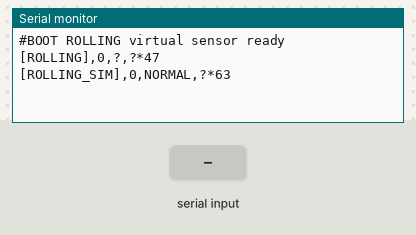
The sketch below on a simulated Arduino Uno, built with avr-gcc and run on an emulated ATmega328P. Parts: the last lines printed to the serial monitor. The test bench sets the inputs (shaded band).

Above: at 1.2 s.
1.3 s: "SCN 1\n" received over Serial
At 1.51 s:
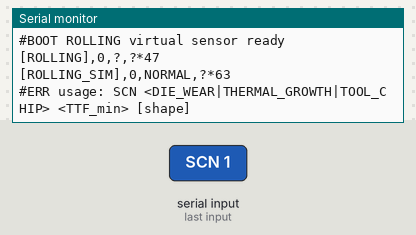
2.8 s: "AUTO 1\n" received over Serial
At 2.96 s:
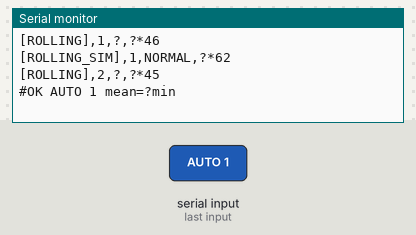
4.3 s: "REPAIR 1\n" received over Serial
At 4.7 s:
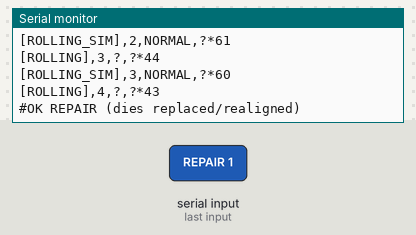
7.3 s: "STATUS 1\n" received over Serial
At 7.8 s:
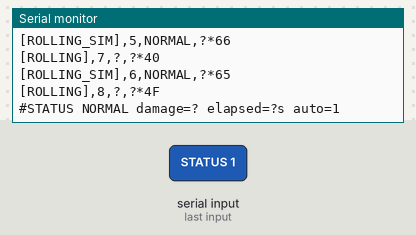
9.5 s: "90 45 200\n" received over Serial
Timing chart, 0 to 12.5 s (numbered marks = the images above; inputs shaded):
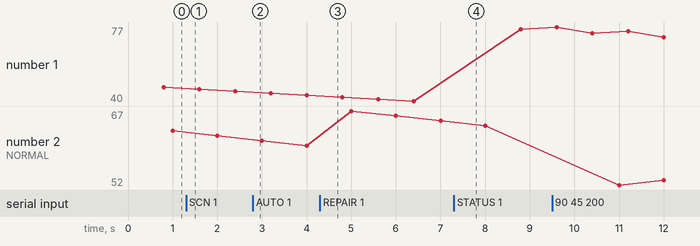

Measured:
- after the input at 1.3 s, the serial monitor: prints a new line at once (image 1)
- after the input at 2.8 s, the serial monitor: prints a new line at once (image 2)
- after the input at 4.3 s, the serial monitor: prints a new line at once (image 3)
- after the input at 7.3 s, the serial monitor: prints a new line at once (image 4)

The sketch:

RollForming_Machine.ino
```cpp
/*
 * 2호기 전조(Thread Rolling) 가상 센서 보드  —  Arduino UNO R4 Minima
 * ---------------------------------------------------------------------------
 * 출력 (부품 1개 = 0.8s 사이클):  [ROLLING],<seq>,<displacement_mm>,<ae_dB>*<XOR-HEX>
 * 진실값 (1Hz)                 :  [ROLLING_SIM],<seq>,<scenario>,<damage>*<XOR-HEX>
 *
 * 물리 모델 (정상)
 *   금형 변위 = 4.000 mm + 열적 변동(느린 AR, ±0.005) + 게이지 잡음(σ0.008)  → 규격 3.95~4.05 내 (Cpk≈1.9)
 *   초음파 AE = 22 dB + 잡음(σ1.8)                                          → 정상 15~30 내
 *
 * 열화 시나리오 (서서히 진행, REPAIR 전까지 회복 없음)
 *   DIE_WEAR        전조 다이스 마모: 성형 깊이 감소 → 변위 하강, D=1 에서 평균 3.95 (미성형)
 *   THERMAL_GROWTH  금형 열팽창/정렬 불량: 변위 상승, D=1 에서 평균 4.05 (과성형)
 *   TOOL_CHIP       다이 치핑/미세균열: AE 기저 상승(D=1 에서 40dB) + AE 히트 버스트 빈도 증가
 *                   → 30~40dB 회색 구간을 거쳐 40 초과 (초음파 불량)
 * 명령: SCN <DIE_WEAR|THERMAL_GROWTH|TOOL_CHIP> <TTF분> [shape] | AUTO <0|1> [분] | REPAIR | STATUS
 */
#include <Arduino.h>

#define CYCLE_MS 800
#define BOARD_TAG "ROLLING"

// ---------------- 공통 유틸 (보드별 스케치에 동일 복사) ----------------
static uint32_t rngState = 2463534242UL;
static inline uint32_t rngNext() { rngState ^= rngState << 13; rngState ^= rngState >> 17; rngState ^= rngState << 5; return rngState; }
static inline float clampf(float v, float lo, float hi) { return v < lo ? lo : (v > hi ? hi : v); }
static inline float urand() { return (rngNext() >> 8) * (1.0f / 16777216.0f); }            // [0,1)
static inline float urandRange(float a, float b) { return a + (b - a) * urand(); }
static float gaussSpare = 0; static bool gaussHasSpare = false;
static float gauss() {                                                                    // N(0,1)
    if (gaussHasSpare) { gaussHasSpare = false; return gaussSpare; }
    float u1 = urand(); if (u1 < 1e-7f) u1 = 1e-7f;
    float u2 = urand();
    float r = sqrtf(-2.0f * logf(u1)), th = 2.0f * (float)PI * u2;
    gaussSpare = r * sinf(th); gaussHasSpare = true;
    return r * cosf(th);
}
static void emitLine(char* body) {                // body + "*CS" + CRLF, 한 번에 출력
    uint8_t cs = 0; for (char* p = body; *p; ++p) cs ^= (uint8_t)*p;
    size_t n = strlen(body);
    snprintf(body + n, 6, "*%02X", cs);
    Serial.println(body);
}
static char cmdBuf[64]; static uint8_t cmdLen = 0;
static bool pollCommand() {
    while (Serial.available() > 0) {
        int c = Serial.read(); if (c < 0) break;
        if (c == '\n' || c == '\r') { if (cmdLen) { cmdBuf[cmdLen] = 0; cmdLen = 0; return true; } }
        else if (cmdLen < sizeof(cmdBuf) - 1) cmdBuf[cmdLen++] = (char)c;
    }
    return false;
}
struct Degradation {
    int   scenario = 0;      // 0 = 정상
    float ttfSec = 0, shape = 2.0f, elapsed = 0, speed = 1.0f, damage = 0;
    void start(int s, float ttfMin, float shp) { scenario = s; ttfSec = ttfMin * 60.0f; shape = shp; elapsed = 0; speed = 1.0f; damage = 0; }
    void repair() { scenario = 0; damage = 0; elapsed = 0; }
    void step(float dt) {
        if (!scenario) return;
        speed += 0.02f * gauss() * sqrtf(dt);                 // 진행 속도 랜덤워크
        speed = clampf(speed, 0.7f, 1.3f);
        elapsed += dt * speed;
        damage = powf(elapsed / ttfSec, shape);
        if (damage > 1.6f) damage = 1.6f;                      // 고장 후 악화 상한
    }
};
static bool autoMode = false; static float autoMeanMin = 60.0f;
// ----------------------------------------------------------------------

enum { SC_NONE = 0, SC_DIE_WEAR, SC_THERMAL_GROWTH, SC_TOOL_CHIP, SC_COUNT };
static const char* SC_NAME[SC_COUNT] = {"NORMAL", "DIE_WEAR", "THERMAL_GROWTH", "TOOL_CHIP"};

static Degradation deg;
static unsigned long lastCycleMs = 0, lastSecMs = 0;
static uint32_t seqData = 0, seqSim = 0;
static float thermalWander = 0;

static void handleCommand(char* cmd) {
    char out[96];
    char* tok = strtok(cmd, " ");
    if (!tok) return;
    if (!strcmp(tok, "SCN")) {
        char* name = strtok(nullptr, " "); char* ttf = strtok(nullptr, " "); char* shp = strtok(nullptr, " ");
        int s = 0; for (int i = 1; i < SC_COUNT; ++i) if (name && !strcmp(name, SC_NAME[i])) s = i;
        float m = ttf ? (float)atof(ttf) : 0;
        if (!s || m <= 0) { Serial.println("#ERR usage: SCN <DIE_WEAR|THERMAL_GROWTH|TOOL_CHIP> <TTF_min> [shape]"); return; }
        deg.start(s, m, shp ? (float)atof(shp) : 2.0f);
        snprintf(out, sizeof(out), "#OK SCN %s ttf=%.1fmin shape=%.2f", SC_NAME[s], m, deg.shape); Serial.println(out);
    } else if (!strcmp(tok, "AUTO")) {
        char* on = strtok(nullptr, " "); char* mean = strtok(nullptr, " ");
        autoMode = on && atoi(on); if (mean) autoMeanMin = (float)atof(mean);
        snprintf(out, sizeof(out), "#OK AUTO %d mean=%.0fmin", autoMode ? 1 : 0, autoMeanMin); Serial.println(out);
    } else if (!strcmp(tok, "REPAIR")) {
        deg.repair(); Serial.println("#OK REPAIR (dies replaced/realigned)");
    } else if (!strcmp(tok, "STATUS")) {
        snprintf(out, sizeof(out), "#STATUS %s damage=%.3f elapsed=%.0fs auto=%d", SC_NAME[deg.scenario], deg.damage, deg.elapsed, autoMode ? 1 : 0);
        Serial.println(out);
    } else {
        Serial.println("#HELP SCN <DIE_WEAR|THERMAL_GROWTH|TOOL_CHIP> <TTF_min> [shape] | AUTO <0|1> [mean_min] | REPAIR | STATUS");
    }
}

void setup() {
    Serial.begin(115200);
    unsigned long t0 = millis();
    while (!Serial && (millis() - t0 < 1500)) {}
    rngState ^= (uint32_t)analogRead(A1) * 2654435761UL ^ micros();
    if (!rngState) rngState = 1;
    lastCycleMs = lastSecMs = millis();
    Serial.println("#BOOT ROLLING virtual sensor ready");
}

void loop() {
    if (pollCommand()) handleCommand(cmdBuf);
    unsigned long now = millis();

    if (now - lastSecMs >= 1000) {                       // 1초 주기: 열화 진행 + 진실값
        lastSecMs += 1000;
        deg.step(1.0f);
        if (autoMode && deg.scenario == SC_NONE && urand() < 1.0f / (autoMeanMin * 60.0f)) {
            int s = 1 + (int)(urand() * (SC_COUNT - 1)); if (s >= SC_COUNT) s = SC_COUNT - 1;
            deg.start(s, urandRange(15.0f, 45.0f), urandRange(1.5f, 2.5f));
            char o[64]; snprintf(o, sizeof(o), "#AUTO start %s ttf=%.1fmin", SC_NAME[s], deg.ttfSec / 60); Serial.println(o);
        }
        thermalWander = 0.97f * thermalWander + 0.0010f * gauss();
        thermalWander = clampf(thermalWander, -0.005f, 0.005f);
        char body[80];
        snprintf(body, sizeof(body), "[%s_SIM],%lu,%s,%.4f", BOARD_TAG, (unsigned long)seqSim++, SC_NAME[deg.scenario], deg.damage);
        emitLine(body);
    }

    if (now - lastCycleMs < CYCLE_MS) return;            // 부품 1개 성형 완료 시점
    lastCycleMs += CYCLE_MS;

    float dWear  = deg.scenario == SC_DIE_WEAR ? deg.damage : 0;
    float dTherm = deg.scenario == SC_THERMAL_GROWTH ? deg.damage : 0;
    float dChip  = deg.scenario == SC_TOOL_CHIP ? deg.damage : 0;

    float disp = 4.000f + thermalWander - 0.05f * dWear + 0.05f * dTherm
               + 0.008f * (1.0f + 0.5f * (dWear + dTherm)) * gauss();
    float ae = 22.0f + 18.0f * dChip + 1.8f * (1.0f + 0.5f * dChip) * gauss();
    if (urand() < 0.4f * dChip) ae += urandRange(6.0f, 12.0f);   // 균열 진전 시 AE 히트

    char body[64];
    snprintf(body, sizeof(body), "[%s],%lu,%.3f,%.1f", BOARD_TAG, (unsigned long)seqData++, disp, ae);
    emitLine(body);
}
```
